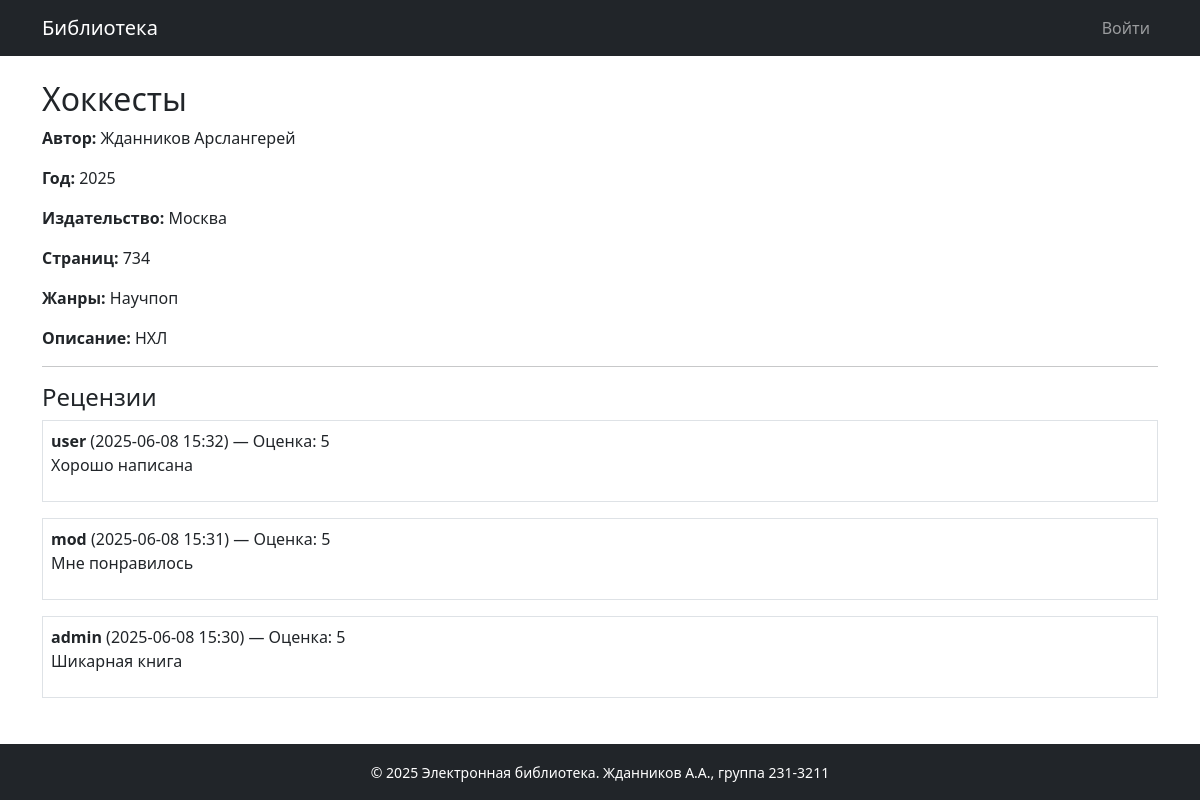
Page /book/11 on the committed database.
### models.py (models this page shows, shortened)
class Book(db.Model):
    id = db.Column(db.Integer, primary_key=True)
    title = db.Column(db.String(128), nullable=False)
    description = db.Column(db.Text, nullable=False)
    year = db.Column(db.Integer, nullable=False)
    publisher = db.Column(db.String(128), nullable=False)
    author = db.Column(db.String(128), nullable=False)
    pages = db.Column(db.Integer, nullable=False)
    genres = db.relationship('Genre', secondary=book_genres, back_populates='books')
    cover = db.relationship('Cover', backref='book', uselist=False, cascade="all, delete")
    reviews = db.relationship('Review', backref='book', cascade="all, delete")
    collections = db.relationship('Collection', secondary=collection_books, back_populates='books')

class Review(db.Model):
    id = db.Column(db.Integer, primary_key=True)
    book_id = db.Column(db.Integer, db.ForeignKey('book.id', ondelete='CASCADE'), nullable=False)
    user_id = db.Column(db.Integer, db.ForeignKey('user.id', ondelete='CASCADE'), nullable=False)
    rating = db.Column(db.Integer, nullable=False)
    text = db.Column(db.Text, nullable=False)
    timestamp = db.Column(db.DateTime, default=datetime.utcnow, nullable=False)

class User(db.Model, UserMixin):
    id = db.Column(db.Integer, primary_key=True)
    username = db.Column(db.String(64), unique=True, nullable=False)
    password_hash = db.Column(db.String(128), nullable=False)
    last_name = db.Column(db.String(64), nullable=False)
    first_name = db.Column(db.String(64), nullable=False)
    middle_name = db.Column(db.String(64), nullable=True)
    role_id = db.Column(db.Integer, db.ForeignKey('role.id'), nullable=False)
    reviews = db.relationship('Review', backref='user', lazy=True)
    collections = db.relationship('Collection', backref='user', lazy=True)

### app.py (the view)
@app.route('/book/<int:book_id>')
def view_book(book_id):
    book = Book.query.get_or_404(book_id)
    reviews = Review.query.filter_by(book_id=book_id).order_by(Review.timestamp.desc()).all()
    user_review = None
    if current_user.is_authenticated:
        user_review = Review.query.filter_by(book_id=book_id, user_id=current_user.id).first()
    review_form = ReviewForm()           # форма для рецензии
    collection_form = CollectionForm()   # форма для добавления в подборку
    return render_template('view_book.html', book=book, reviews=reviews, user_review=user_review, review_form=review_form, collection_form=collection_form)

### templates/view_book.html (shortened to what this page needs)
{% extends "base.html" %}
{% block content %}
<h2>{{ book.title }}</h2>
<p><strong>Автор:</strong> {{ book.author }}</p>
<p><strong>Год:</strong> {{ book.year }}</p>
<p><strong>Издательство:</strong> {{ book.publisher }}</p>
<p><strong>Страниц:</strong> {{ book.pages }}</p>
<p><strong>Жанры:</strong> {{ book.genres | map(attribute='name') | join(', ') }}</p>
<div><strong>Описание:</strong> {{ book.description | safe }}</div>
<hr>
<h4>Рецензии</h4>
{% if reviews %}
  {% for review in reviews %}
    <div class="border p-2 mb-3">
      <strong>{{ review.user.username }}</strong> ({{ review.timestamp.strftime('%Y-%m-%d %H:%M') }}) — Оценка: {{ review.rating }}
      <p>{{ review.text|safe }}</p>
    </div>
  {% endfor %}
{% else %}
  <p>Пока нет рецензий.</p>
{% endif %}
{% endblock %}

### rows in the picture
Book: title "Хоккесты", author "Жданников Арслангерей", year "2025", publisher "Москва", pages "734", description "НХЛ"
Review: user.username "user", timestamp "2025-06-08 15:32", rating "5", text "Хорошо написана"
Review: user.username "mod", timestamp "2025-06-08 15:31", rating "5", text "Мне понравилось"
Review: user.username "admin", timestamp "2025-06-08 15:30", rating "5", text "Шикарная книга"

### other values in the picture
{{ book.genres | map(attribute='name') | join(', ') }} "Научпоп"
